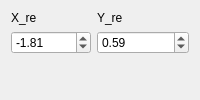
               <widget class="QWidget" name="tab_3">
                <attribute name="title">
                 <string>返航控制</string>
                </attribute>
                <layout class="QFormLayout" name="formLayout_3">
                 <item row="0" column="0">
                  <widget class="QLabel" name="ql_Xbias_6">
                   <property name="text">
                    <string>X_re</string>
                   </property>
                  </widget>
                 </item>
                 <item row="0" column="1">
                  <widget class="QLabel" name="ql_Ybias_6">
                   <property name="text">
                    <string>Y_re</string>
                   </property>
                  </widget>
                 </item>
                 <item row="1" column="0">
                  <widget class="QDoubleSpinBox" name="sb_X_Return">
                   <property name="minimumSize">
                    <size>
                     <width>80</width>
                     <height>0</height>
                    </size>
                   </property>
                   <property name="minimum">
                    <double>-2.000000000000000</double>
                   </property>
                   <property name="maximum">
                    <double>3.000000000000000</double>
                   </property>
                   <property name="singleStep">
                    <double>0.100000000000000</double>
                   </property>
                   <property name="value">
                    <double>-1.810000000000000</double>
                   </property>
                  </widget>
                 </item>
                 <item row="1" column="1">
                  <widget class="QDoubleSpinBox" name="sb_Y_Return">
                   <property name="minimum">
                    <double>-1.500000000000000</double>
                   </property>
                   <property name="maximum">
                    <double>1.500000000000000</double>
                   </property>
                   <property name="singleStep">
                    <double>0.100000000000000</double>
                   </property>
                   <property name="value">
                    <double>0.590000000000000</double>
                   </property>
                  </widget>
                 </item>
                </layout>
               </widget>
